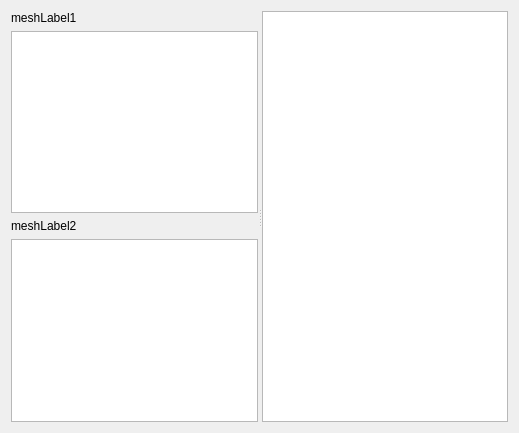
<?xml version="1.0" encoding="UTF-8"?>
<ui version="4.0">
 <class>Dialog</class>
 <widget class="QDialog" name="Dialog">
  <property name="geometry">
   <rect>
    <x>0</x>
    <y>0</y>
    <width>519</width>
    <height>433</height>
   </rect>
  </property>
  <property name="windowTitle">
   <string>Dialog</string>
  </property>
  <layout class="QGridLayout" name="gridLayout">
   <item row="0" column="0">
    <widget class="QSplitter" name="splitter">
     <property name="orientation">
      <enum>Qt::Horizontal</enum>
     </property>
     <widget class="QWidget" name="verticalLayoutWidget">
      <layout class="QVBoxLayout" name="verticalLayout">
       <item>
        <widget class="QLabel" name="meshLabel1">
         <property name="text">
          <string>meshLabel1</string>
         </property>
        </widget>
       </item>
       <item>
        <widget class="QListWidget" name="meshListWidget1"/>
       </item>
       <item>
        <widget class="QLabel" name="meshLabel2">
         <property name="text">
          <string>meshLabel2</string>
         </property>
        </widget>
       </item>
       <item>
        <widget class="QListWidget" name="meshListWidget1_2"/>
       </item>
      </layout>
     </widget>
     <widget class="QListWidget" name="meshListWidget3"/>
    </widget>
   </item>
  </layout>
 </widget>
 <resources/>
 <connections/>
</ui>
